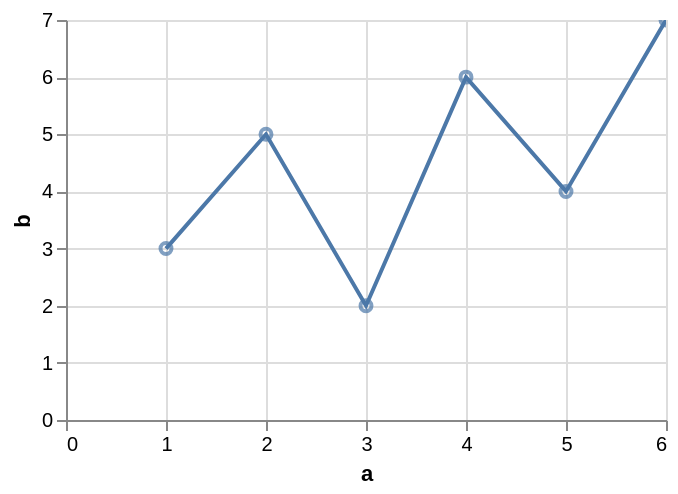

Here is the Vega-Lite specification saved for this chart:
### Vega-Lite specification from a JSON file in a GitHub repository (floating-point values rounded to 4 significant figures)
{"$schema": "https://vega.github.io/schema/vega-lite/v6.json", "data": {"values": [{"a": 1, "b": 3, "c": "x", "d": "2020-01-01"}, {"a": 2, "b": 5, "c": "y", "d": "2020-03-01"}, {"a": 3, "b": 2, "c": "x", "d": "2020-06-01"}, {"a": 4, "b": 6, "c": "z", "d": "2020-09-01"}, {"a": 5, "b": 4, "c": "y", "d": "2021-01-01"}, {"a": 6, "b": 7, "c": "z", "d": "2021-04-01"}]}, "width": 300, "height": 200, "layer": [{"params": [{"name": "b1", "select": {"type": "interval", "encodings": ["x"]}}], "mark": "point", "encoding": {"x": {"field": "a", "type": "quantitative"}, "y": {"field": "b", "type": "quantitative"}}}, {"mark": "line", "encoding": {"x": {"field": "a", "type": "quantitative", "scale": {"domain": {"param": "b1", "encoding": "x"}}}, "y": {"field": "b", "type": "quantitative"}}}]}
